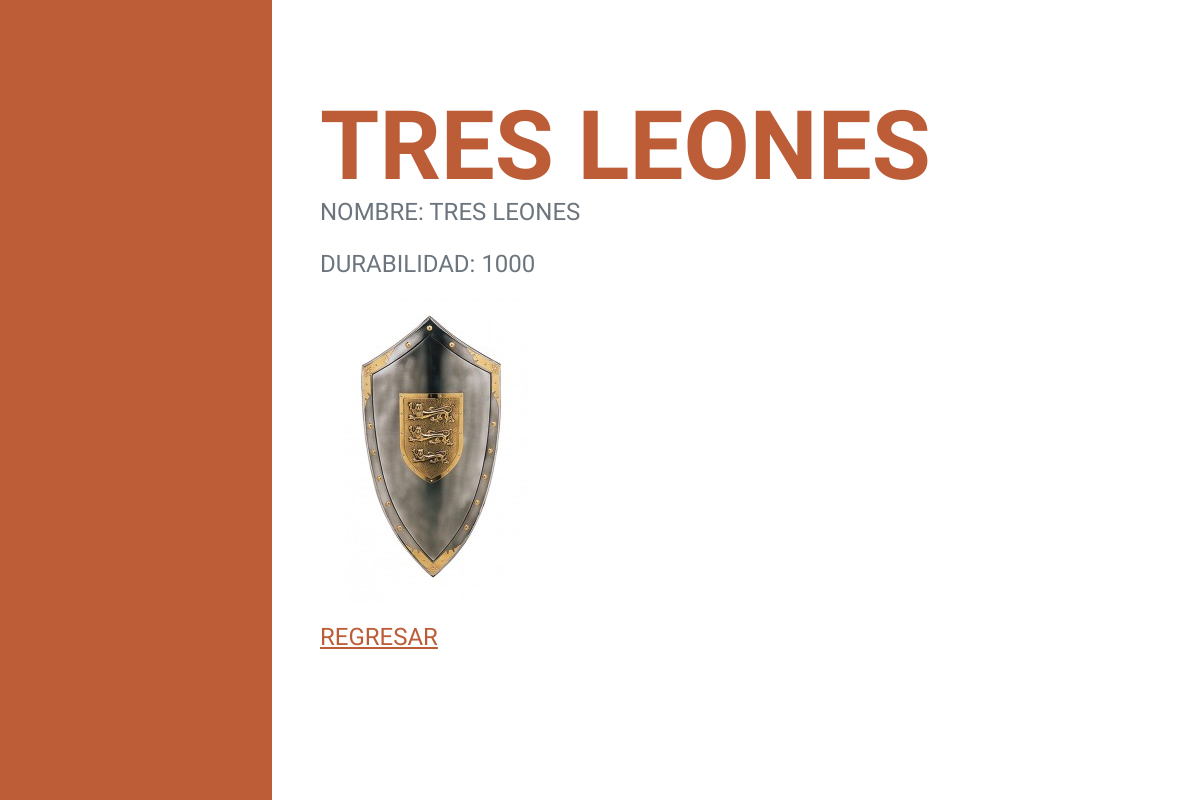
/App1/Escudo/4 (signed in), run on the app's committed database.
### App1/models.py (models this page shows, shortened)
class escudo(models.Model):
    nombre = models.CharField(max_length=20)
    durabilidad = models.IntegerField()
    imagen = models.ImageField(upload_to="escudos", null=True,blank=True)

### App1/views.py (the view)
# urls.py: path("Escudo/<int:pk>", DetalleEscudo.as_view(), name = "EscudoDetalle"),
class DetalleEscudo(LoginRequiredMixin, DetailView):
    model = escudo

### App1/templates/App1/Escudo_detail.html
{% extends "App1/padre2.html" %}
{% load static %}
{% block titulo %}
{{escudo.nombre}}
{% endblock %}
{% block description %}
<p>Nombre: {{escudo.nombre}}</p>
    <p>Durabilidad: {{escudo.durabilidad}}</p>
    {% if escudo.imagen %}
    <p><img src="{{escudo.imagen.url}}" alt=""></p>
{% endif %}
    <a href="{% url 'EscudoLista' %}"> Regresar </a>
{% endblock %}

### data on the page
escudo: nombre "TRES LEONES", durabilidad "1000", imagen (picture)
